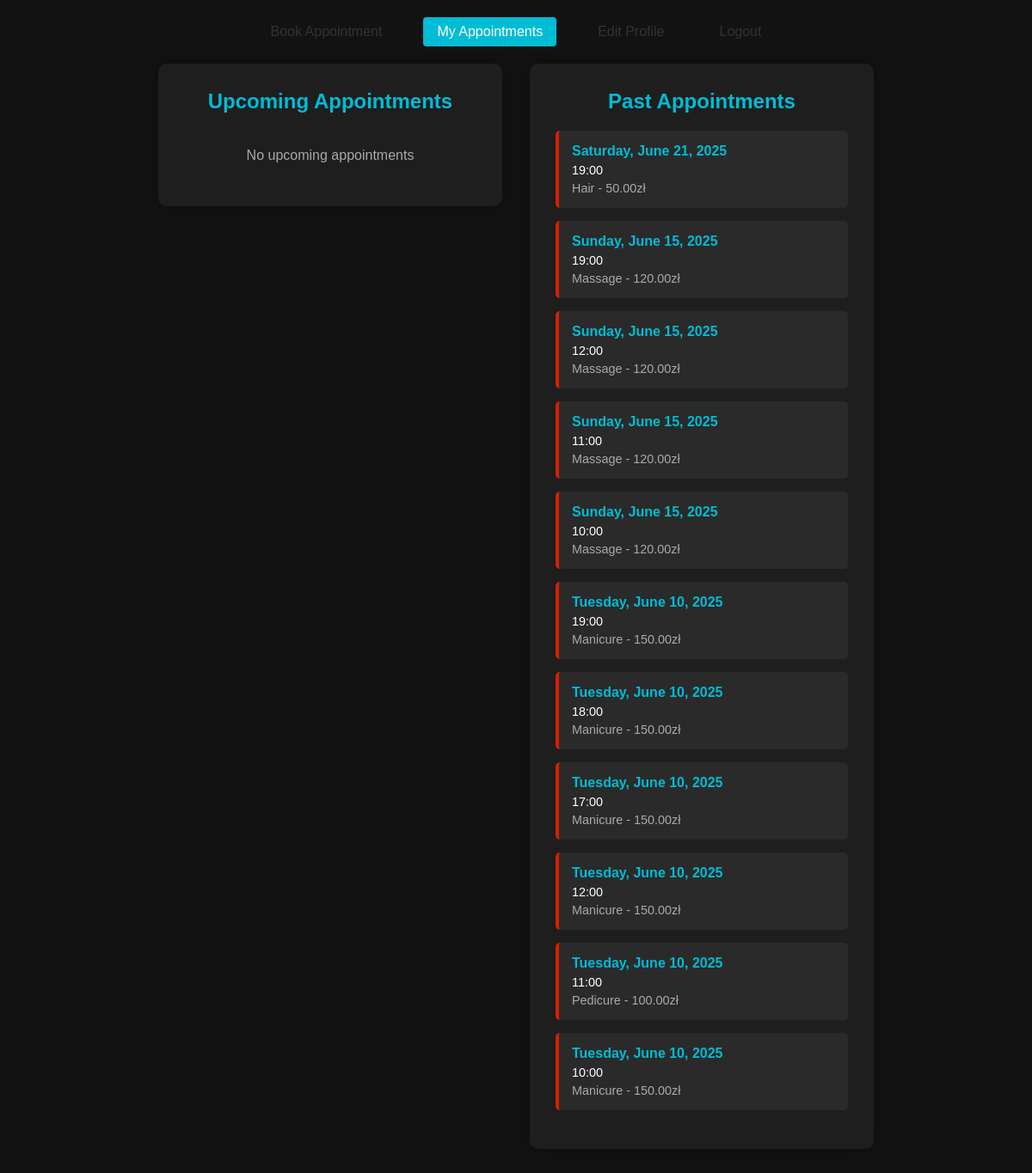
Before: /appointments/ (signed in) with the older database file.
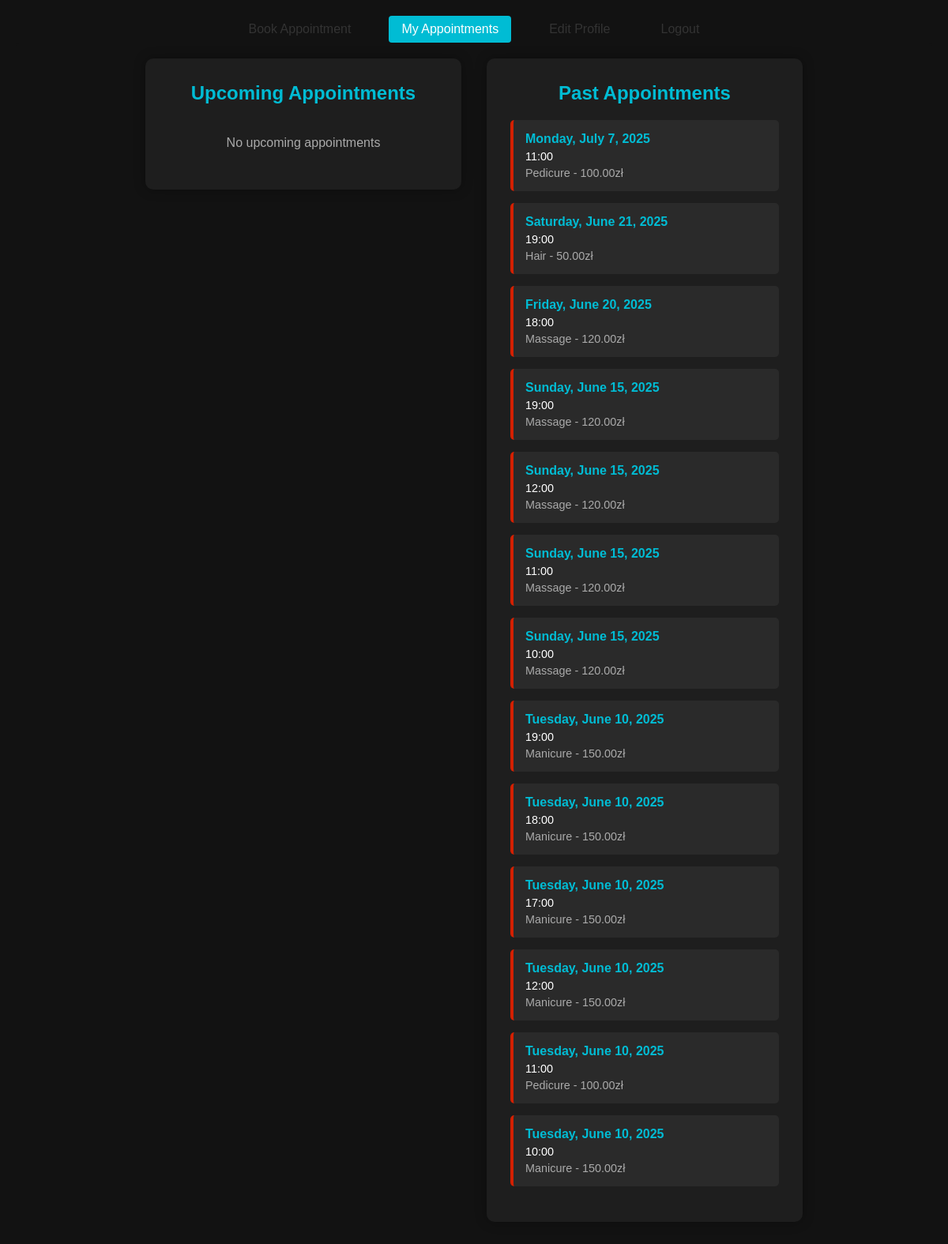
After: the same page with the newer database file.
### backend/terminal/models.py (models this page shows, shortened)
class Appointment(models.Model):
    user= models.ForeignKey(MyUser, on_delete=models.SET_NULL, null=True, blank=True)
    service = models.ForeignKey('Service', on_delete=models.SET_NULL, null=True, blank=True)
    day = models.DateField(default=datetime.now)
    time = models.CharField(max_length=10, choices=TIME_CHOICES, default="10:00")
    time_ordered = models.DateTimeField(default=datetime.now,blank=True)

class Service(models.Model):
    name = models.CharField(max_length=100)
    price = models.DecimalField(max_digits=10, decimal_places=2)
    description = models.TextField(blank=True, null=True)
    workers = models.ManyToManyField(MyUser, related_name='services', blank=True)
    duration = models.IntegerField(default=60, help_text="Duration in minutes")

### backend/terminal/Functionalities/Appointment_booking.py (the view)
# urls.py: path('appointments/', Appointment_booking.appointments, name='appointments'),
@login_required
def appointments(request):
    today = datetime.now().date()
    future_appointments = Appointment.objects.filter(
        user=request.user,
        day__gte=today
    ).order_by('day', 'time')
    past_appointments = Appointment.objects.filter(
        user=request.user,
        day__lt=today
    ).order_by('-day', '-time')  # Note the minus for reverse chronological order
    context = {
        'future_appointments': future_appointments,
        'past_appointments': past_appointments
    }
    return render(request, 'terminal/my_appointments.html', context)

### backend/terminal/templates/terminal/my_appointments.html
{% extends 'terminal/base.html' %}
{% block content %}
<div class="auth-container appointment">
    <div class="appointments-flex">
        <div class="auth-form appointments-list future-block">
            <h2>Upcoming Appointments</h2>
            {% if future_appointments %}
                <div class="appointments-container">
                    {% for appointment in future_appointments %}
                        <div class="appointment-item future">
                            <div class="appointment-date">{{ appointment.day|date:"l, F j, Y" }}</div>
                            <div class="appointment-time">{{ appointment.time }}</div>
                            <div class="appointment-service">{{ appointment.service.name }} - {{ appointment.service.price }}zł</div>
                            <form method="POST" action="{% url 'cancel_appointment' appointment.id %}" style="margin-top:10px;">
                                {% csrf_token %}
                                <button type="submit" class="cancel-btn">Cancel Appointment</button>
                            </form>
                        </div>
                    {% endfor %}
                </div>
            {% else %}
                <p class="no-appointments">No upcoming appointments</p>
            {% endif %}
        </div>
        <div class="auth-form appointments-list past-block">
            <h2 class="past-header">Past Appointments</h2>
            {% if past_appointments %}
                <div class="appointments-container past">
                    {% for appointment in past_appointments %}
                        <div class="appointment-item past">
                            <div class="appointment-date">{{ appointment.day|date:"l, F j, Y" }}</div>
                            <div class="appointment-time">{{ appointment.time }}</div>
                            <div class="appointment-service">{{ appointment.service.name }} - {{ appointment.service.price }}zł</div>
                        </div>
                    {% endfor %}
                </div>
            {% else %}
                <p class="no-appointments">No past appointments</p>
            {% endif %}
        </div>
    </div>
</div>
{% endblock %}

### backend/terminal/templates/terminal/base.html (shortened to what this page needs)
<!DOCTYPE html>
<html>
<head>
    {% load static %}
    <link rel="stylesheet" href="{% static 'css/style.css' %}">
    {% load static %}
</head>
<body>
    <nav>
        {% if user.is_authenticated and user.is_superuser == False %}
            <div class="nav-container">
                <a href="{% url 'booking' %}" class="nav-link {% if request.resolver_match.url_name == 'booking' or request.resolver_match.url_name == 'home' %}active{% endif %}">Book Appointment</a>
                <a href="{% url 'appointments' %}" class="nav-link {% if request.resolver_match.url_name == 'appointments' %}active{% endif %}">My Appointments</a>
                <a href="{% url 'edit_profile' %}" class="nav-link {% if request.resolver_match.url_name == 'edit_profile' %}active{% endif %}">Edit Profile</a>
                <a href="{% url 'logout' %}" class="nav-link {% if request.resolver_match.url_name == 'logout' %}active{% endif %}">Logout</a>
            </div>
        {% elif user.is_authenticated and user.is_superuser %}
            <div class="nav-container">
                <a href="{% url 'logout' %}" class="nav-link {% if request.resolver_match.url_name == 'logout' %}active{% endif %}">Logout</a>
            </div>
        {% endif %}
    </nav>
    <main>
        {% block content %}
        {% endblock %}
    </main>
</body>
</html>

### backend/terminal/static/css/style.css (style rules this page uses)
* { margin: 0; padding: 0; box-sizing: border-box; }
body { font-family: Arial, sans-serif; background-color: #121212; color: #fff; min-height: 100vh; padding: 20px; }
.appointment { background: #2a2a2a; border-radius: 4px; padding: 8px; margin-bottom: 5px; color: #fff; }
.auth-container { display: flex; flex-wrap: wrap; flex-direction: column-reverse; justify-content: center; align-items: center; min-height: calc(100vh - 40px); padding: 20px; background-color: #121212; }
.auth-container.appointment { display: flex; flex-wrap: wrap; flex-direction: column-reverse; justify-content: center; align-items: stretch; min-height: calc(100vh - 40px); padding: 20px; background-color: #121212; }
.auth-form { background-color: #1e1e1e; padding: 30px; border-radius: 10px; box-shadow: 0 0 15px rgba(0,0,0,0.3); width: 100%; max-width: 400px; }
.auth-form h2 { color: #00bcd4; margin-bottom: 20px; text-align: center; }
.appointments-list { background-color: #1e1e1e; padding: 30px; }
.appointment-item { background-color: #2a2a2a; padding: 15px; margin-bottom: 15px; border-radius: 5px; border-left: 4px solid #00bcd4; }
.appointment-item.past { background-color: #2a2a2a; padding: 15px; margin-bottom: 15px; border-radius: 5px; border-left: 4px solid #d42000; }
.appointment-date { color: #00bcd4; font-weight: bold; margin-bottom: 5px; }
.appointment-time { color: #fff; font-size: 0.9em; }
.appointment-service { color: #aaa; font-size: 0.9em; margin-top: 5px; }
.no-appointments { color: #aaa; text-align: center; padding: 20px; }
.nav-container { max-width: 1200px; margin: 0 auto; display: flex; justify-content: center; gap: 2rem; }
.nav-link { text-decoration: none; color: #333; padding: 0.5rem 1rem; border-radius: 4px; transition: all 0.3s ease; }
.nav-link.active { background-color: #00bcd4; color: white; }
.appointments-flex { display: flex; gap: 2rem; justify-content: center; align-items: flex-start; flex-wrap: wrap; }

Changed rows visible on the page:
added Appointment: day "Monday, July 7, 2025", time "11:00", service.name "Pedicure", service.price "100.00"
added Appointment: day "Friday, June 20, 2025", time "18:00", service.name "Massage", service.price "120.00"
